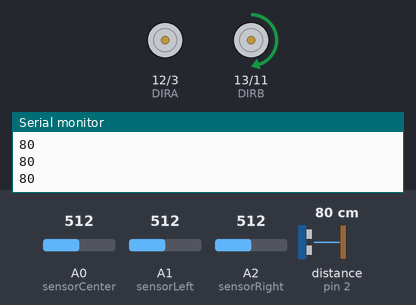
Recording of a sketch running on a simulated Arduino Uno, built with avr-gcc and run on an emulated ATmega328P. Shown: direction and speed pins drawn as motors (green arrow = direction pin HIGH = forward, orange = LOW = backward, longer = more drive), the last lines printed to the serial monitor. Wiring (inferred from the names in the program): ultrasonic range finder: trigger pin 10; echo pin 2. The inputs (shaded band) are chosen by the test bench; at power-on: distance to the obstacle (sensor on pin 2) 80 cm, A1 (sensorLeft) = 512, A2 (sensorRight) = 512, A0 (sensorCenter) = 512. The echo pulse lasts 58.3 µs per cm.

Above: at 1.2 s.
1.3 s: distance to the obstacle (sensor on pin 2) set to 14 cm
2.8 s: distance to the obstacle (sensor on pin 2) set to 11 cm
At 8.4 s:
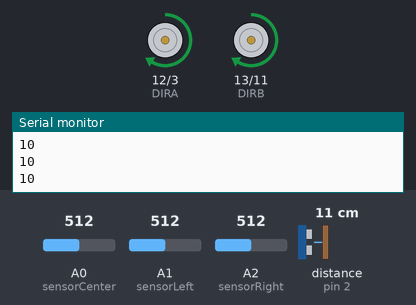
8.8 s: A1 (sensorLeft) set to 490
11.8 s: A2 (sensorRight) set to 485
At 12.6 s:
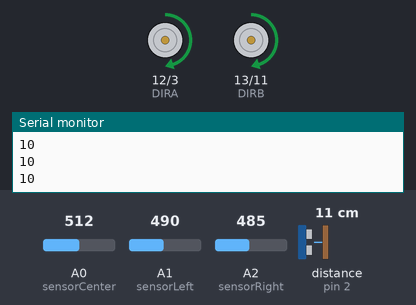
13.3 s: A2 (sensorRight) set to 510
At 14.1 s:
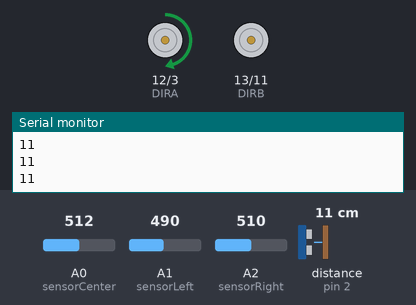
14.8 s: A2 (sensorRight) set to 490
At 15.4 s:
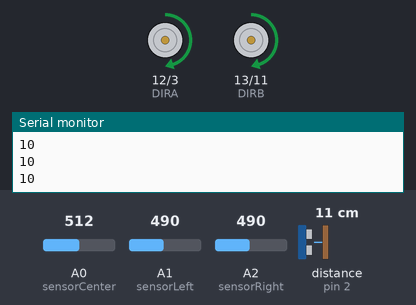
Timing chart, 0 to 17.3 s (numbered marks = the images above; inputs shaded):
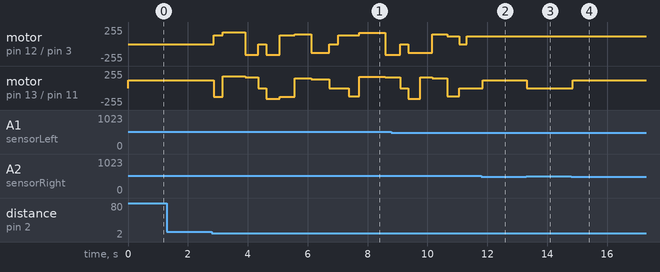

The sketch:

arduino_final.ino
```cpp
#include <TimerOne.h>
#include <SoftwareSerial.h>     // 시리얼 통신 라이브러리 호출
#define TIMER_US 100
int pinECHO = 2;
int pinTRIG = 10;
int distance;
int blueRx = 4;     // Rx (보내는핀 설정)
int blueTx = 5;     // Tx (받는핀 설정)
int sensorCenter = A0;
int sensorRight = A2;
int sensorLeft = A1;
int count = 1;
int val1; // 초음파 거리
int center_data;
int left_data;
int right_data;

int center_data2;
int left_data2;
int right_data2;

SoftwareSerial mySerial(blueRx, blueTx);      // 시리얼 통신을 위한 객체 선언
int phoneData;      // 시리얼 데이터를 받기 위한 변수 선언
  // 회전 방향 변수 선언
#define FORWARD  0
#define BACKWARD 1
  // 왼쪽, 오른쪽 바퀴 변수 선언
#define MOTOR_LEFT 0
#define MOTOR_RIGHT 1
const byte PWMA = 3;      // PWM control (speed) for motor A
const byte PWMB = 11;     // PWM control (speed) for motor B
const byte DIRA = 12;     // Direction control for motor A
const byte DIRB = 13;     // Direction control for motor B


void setup()
{
  Serial.begin(9600);       // 시리얼 포트 설정
  mySerial.begin(9600);      // 선언된 객체와 시리얼 포트 설정
  pinMode(pinECHO, INPUT);
  pinMode(pinTRIG, OUTPUT);
  pinMode(sensorLeft, INPUT);
  pinMode(sensorRight, INPUT);
  pinMode(sensorCenter, INPUT);

  Timer1.initialize(TIMER_US);                        // Initialise timer 1
  setupArdumoto();      // Set all pins as outputs
}

void loop()
{
  val1 = distance/58;

  // line sensing
  center_data=  analogRead(sensorCenter);
  left_data =  analogRead(sensorLeft);
  right_data =  analogRead(sensorRight);

  // line traiser
  if(left_data > 500){  // 우측바퀴만 전진  // 좌회전
      driveArdumoto(MOTOR_LEFT, FORWARD, 00);
      driveArdumoto(MOTOR_RIGHT, BACKWARD, 120);
    }
    else if(right_data > 500){  // 좌측 바퀴만 전진  // 우회전
      driveArdumoto(MOTOR_LEFT, BACKWARD, 120);
      driveArdumoto(MOTOR_RIGHT, FORWARD, 0);
    }
    else if((left_data<500) && (center_data >500) && (right_data<500)){ // 전진
      driveArdumoto(MOTOR_LEFT, BACKWARD, 120);
      driveArdumoto(MOTOR_RIGHT, BACKWARD, 120);
    }
    else if((left_data<500) && (center_data >500) && (right_data>500)){ // 약간 우회전
      driveArdumoto(MOTOR_LEFT, BACKWARD, 100);
      driveArdumoto(MOTOR_RIGHT, FORWARD, 0);
    }
    else if((left_data < 300) && (center_data < 300) && (right_data < 300) && (count >= 5)){
        delay(1000);

        while(1){
          center_data2=  analogRead(sensorCenter);
          left_data2 =  analogRead(sensorLeft);
          right_data2 =  analogRead(sensorRight);

          robotForward(30);

          if((left_data2 > 300) || (center_data2 > 300) || (right_data2 > 300)){
            robotStop();
          }
        }

      }
    else{
      driveArdumoto(MOTOR_LEFT, BACKWARD, 120);
      driveArdumoto(MOTOR_RIGHT, BACKWARD, 120);
    }

  Serial.println(val1);
  // case by obstacle
  if(val1 <12 && val1 > 3) {
    switch(count) {
      case 1:

      //오른쪽
      driveArdumoto(MOTOR_LEFT, BACKWARD, 130);
      driveArdumoto(MOTOR_RIGHT, FORWARD, 130);
      delay(300);

      //전진
      driveArdumoto(MOTOR_LEFT, BACKWARD, 180);
      driveArdumoto(MOTOR_RIGHT, BACKWARD, 180);
      delay(750);

      //왼쪽
      driveArdumoto(MOTOR_LEFT, FORWARD, 160);
      driveArdumoto(MOTOR_RIGHT, BACKWARD, 160);
      delay(440);
/*
      do{ // 전진
        //center_data2=  analogRead(sensorCenter);
        left_data2 =  analogRead(sensorLeft);
        right_data2 =  analogRead(sensorRight);
        Serial.print(left_data2);
        Serial.print("   ");
        Serial.print(right_data2);
        Serial.println("");
        driveArdumoto(MOTOR_LEFT, BACKWARD, 130);
        driveArdumoto(MOTOR_RIGHT, BACKWARD, 120);
      }while(left_data2>400 && right_data2 <400);
*/
      // 여기 부분을 인터럽트 써야 할 듯
      // 이유 : 위에 코드는 analogRead() 함수를 딱 한번만 수행하기 때문에 전진하지 않음.
      Timer1.attachInterrupt( timerIsr );
      robotStop();
      delay(200);
      count++;
      break;

    case 2:
       //후진
      driveArdumoto(MOTOR_LEFT, FORWARD, 120);
      driveArdumoto(MOTOR_RIGHT, FORWARD, 120);
      delay(450);

      //오른쪽 --> time : 600
      driveArdumoto(MOTOR_LEFT, BACKWARD, 130);
      driveArdumoto(MOTOR_RIGHT, FORWARD, 130);
      delay(500);

      //전진
      driveArdumoto(MOTOR_LEFT, BACKWARD, 150);
      driveArdumoto(MOTOR_RIGHT, BACKWARD, 150);
      delay(550);

      //왼쪽
      driveArdumoto(MOTOR_LEFT, FORWARD, 130);
      driveArdumoto(MOTOR_RIGHT, BACKWARD, 130);
      delay(600);

      Timer1.attachInterrupt( timerIsr );
      robotStop();
      delay(300);

      //오른쪽으로 살짝 틀어줘야 라인을 잘 따라감 (안그럼 반대로 감)
//      driveArdumoto(MOTOR_LEFT, BACKWARD, 160);
//      driveArdumoto(MOTOR_RIGHT, BACKWARD, 20);
//      delay(300);
      driveArdumoto(MOTOR_LEFT, BACKWARD, 130);
      driveArdumoto(MOTOR_RIGHT, FORWARD, 0);
      delay(300);


      count++;
      break;

      case 3:
      //오른쪽
      driveArdumoto(MOTOR_LEFT, BACKWARD, 120);
      driveArdumoto(MOTOR_RIGHT, FORWARD, 120);
      delay(350);

      //전진
      driveArdumoto(MOTOR_LEFT, BACKWARD, 170);
      driveArdumoto(MOTOR_RIGHT, BACKWARD, 170);
      delay(870);

      //왼쪽
      driveArdumoto(MOTOR_LEFT, FORWARD, 160);
      driveArdumoto(MOTOR_RIGHT, BACKWARD, 160);
      delay(500);

      Timer1.attachInterrupt( timerIsr );
      robotStop();
      delay(200);
      count++;
      break;

      case 4:
       //후진
      driveArdumoto(MOTOR_LEFT, FORWARD, 130);
      driveArdumoto(MOTOR_RIGHT, FORWARD, 130);
      delay(400);

       //왼쪽
      driveArdumoto(MOTOR_LEFT, FORWARD, 130);
      driveArdumoto(MOTOR_RIGHT, BACKWARD, 130);
      delay(400);

      //전진
      driveArdumoto(MOTOR_LEFT, BACKWARD, 150);
      driveArdumoto(MOTOR_RIGHT, BACKWARD, 150);
      delay(500);

      //오른쪽
      driveArdumoto(MOTOR_LEFT, BACKWARD, 120);
      driveArdumoto(MOTOR_RIGHT, FORWARD, 120);
      delay(400);

      Timer1.attachInterrupt( timerIsr );
      robotStop();
      delay(200);
      count++;
      break;

    }
  }


  // obstacle sensing
  wave();
}

void timerIsr()
{
    //trigger_pulse();                                 // Schedule the trigger pulses
    center_data2 =  analogRead(sensorCenter);
    left_data2 =  analogRead(sensorLeft);
    right_data2 =  analogRead(sensorRight);

    if((left_data2 < 300) && (center_data2 < 300) && (right_data2 < 300)){
      driveArdumoto(MOTOR_LEFT, BACKWARD, 85);
      driveArdumoto(MOTOR_RIGHT, BACKWARD, 85);
    }
    else{
      Timer1.detachInterrupt();
    }

}


void wave(){
  digitalWrite(pinTRIG, LOW);
  delayMicroseconds(2);
  digitalWrite(pinTRIG, HIGH);
  delayMicroseconds(10);
  digitalWrite(pinTRIG, LOW);
  //delayMicroseconds(2);
  distance = pulseIn(pinECHO, HIGH);
  int val1 = distance/58;  // 펄스시간을 거리로 계산
  mySerial.write(val1);
  mySerial.print(val1);
  mySerial.println("cm");
  //Serial.println(val1);
  delay(50);
}
  // setupArdumoto initialize all pins
void setupArdumoto()
{
  // All pins should be setup as outputs:
  pinMode(PWMA, OUTPUT);
  pinMode(PWMB, OUTPUT);
  pinMode(DIRA, OUTPUT);
  pinMode(DIRB, OUTPUT);
  // Initialize all pins as low:
  digitalWrite(PWMA, LOW);
  digitalWrite(PWMB, LOW);
  digitalWrite(DIRA, LOW);
  digitalWrite(DIRB, LOW);
}
  // stopArdumoto makes a motor stop
void stopArdumoto(byte motor)
{
  driveArdumoto(motor, 0, 0);
}

void driveArdumoto(byte motor, byte dir, byte spd)
{
  if(motor == MOTOR_LEFT)
  {
    digitalWrite(DIRA, dir);
    analogWrite(PWMA, spd);
  }
  else if(motor == MOTOR_RIGHT)
  {
    digitalWrite(DIRB, dir);
    analogWrite(PWMB, spd);
  }
}

void robotRight(int velocity)  // 오른쪽으로
{
  driveArdumoto(MOTOR_LEFT, FORWARD, velocity);
  driveArdumoto(MOTOR_RIGHT, FORWARD, velocity);
}
void robotForward(int velocity)  //전진
{
  driveArdumoto(MOTOR_LEFT, BACKWARD, velocity);
  driveArdumoto(MOTOR_RIGHT, BACKWARD, velocity);
}

void robotRightTurn(int velocity){   //우회전
  driveArdumoto(MOTOR_LEFT, FORWARD, 0);
  driveArdumoto(MOTOR_RIGHT, FORWARD, velocity);
}

void robotBackward(int velocity)  // 후진
{
  driveArdumoto(MOTOR_LEFT, BACKWARD, velocity);
  driveArdumoto(MOTOR_RIGHT, FORWARD, velocity);
}

void robotLeft(int velocity)  // 왼쪽으로
{
  driveArdumoto(MOTOR_LEFT, BACKWARD, velocity);
  driveArdumoto(MOTOR_RIGHT, BACKWARD, velocity);
}
void robotStop()
{
  stopArdumoto(MOTOR_LEFT);
stopArdumoto(MOTOR_RIGHT);
}
```

Measured:
- the behaviour switches between 13 and 12 cm on distance to the obstacle (sensor on pin 2) (found by bisection; images 0 and 1)
- the behaviour switches between 501 and 500 on A2 (sensorRight) (found by bisection; images 1 and 2)
- after the input at 11.8 s, motor on pin 13 (DIRB) / pin 11 (PWMB): stopped → forward 120/255 after 0.05 s
- after the input at 13.3 s, motor on pin 13 (DIRB) / pin 11 (PWMB): forward 120/255 → stopped at once
- after the input at 14.8 s, motor on pin 13 (DIRB) / pin 11 (PWMB): stopped → forward 120/255 after 0.06 s
